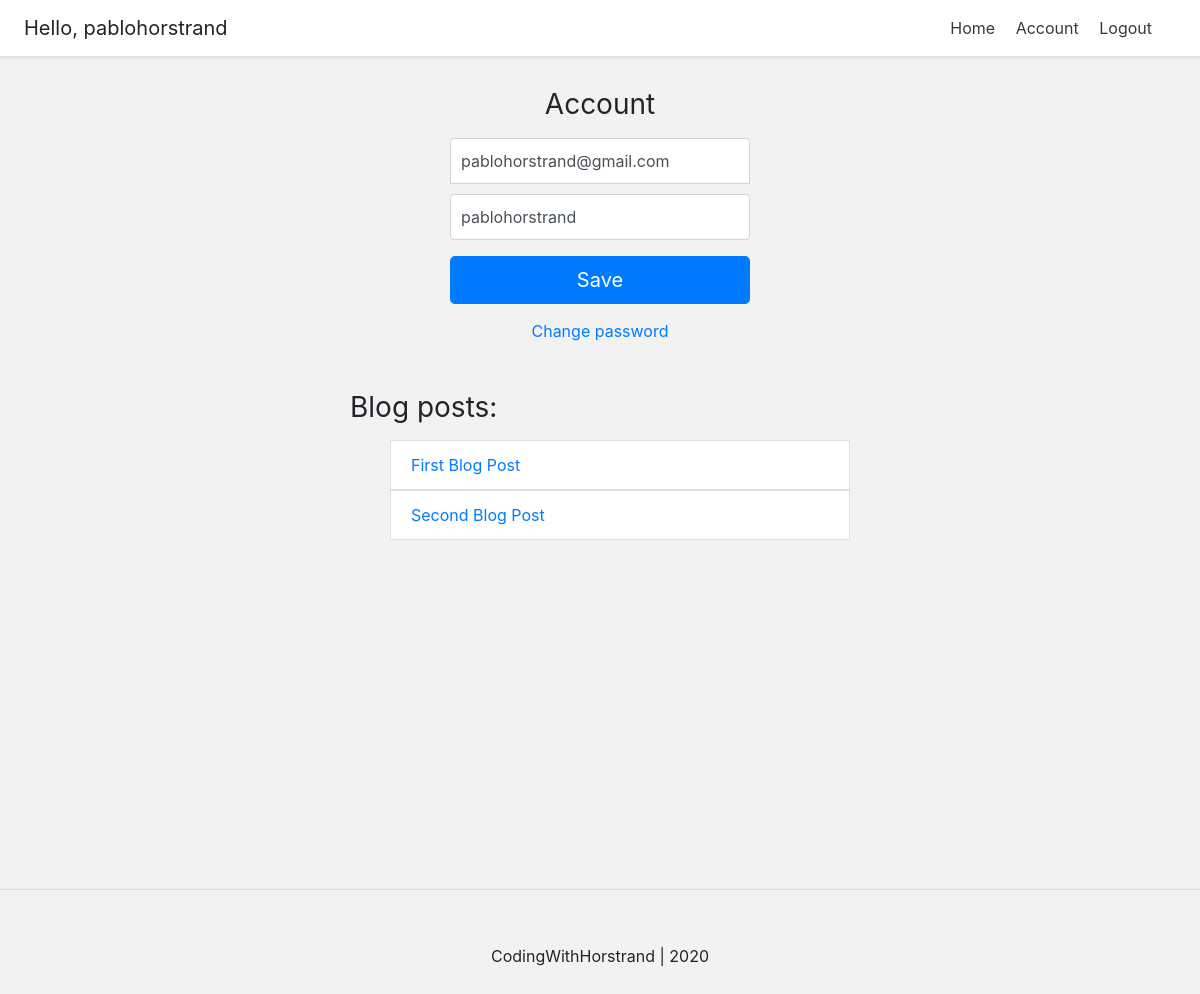
/account/ (signed in), run on an earlier commit of the app's database.
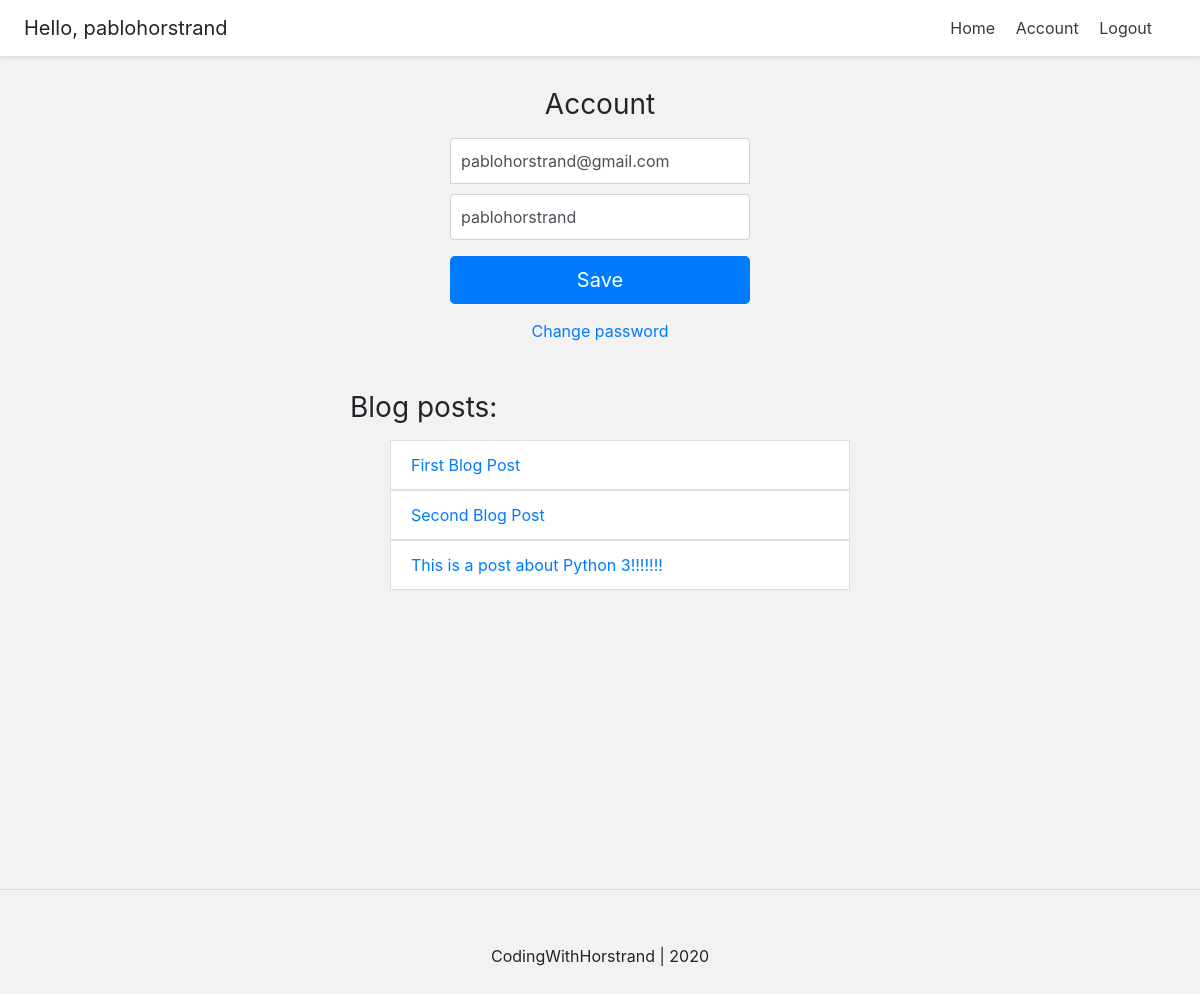
And on a later commit of the database.
### blog/models.py (models this page shows)
class BlogPost(models.Model):
	title					= models.CharField(max_length=50, null=False, blank=False)
	body 					= models.TextField(max_length=5000, null=False, blank=False)
	image 	 				= models.ImageField(upload_to=upload_location, null=False, blank=False)
	date_published			= models.DateTimeField(auto_now_add=True, verbose_name="date published")
	date_updated			= models.DateTimeField(auto_now=True, verbose_name="date updated")
	author					= models.ForeignKey(settings.AUTH_USER_MODEL, on_delete=models.CASCADE)
	slug 					= models.SlugField(blank=True, unique=True)
	def __str__(self):
		return self.title

### account/views.py (the view)
# urls.py: path('account/', account_view, name='account'),
def account_view(request):
	if not request.user.is_authenticated:
		return redirect("login")
	context = {}
	if request.POST:
		form = AccountUpdateForm(request.POST, instance=request.user)
		if form.is_valid():
			form.initial = {
				"email": request.POST['email'],
				"username": request.POST['username'],
			}
			form.save()
			context['success_message'] = "Updated"
	else:
		form = AccountUpdateForm(
			initial = {
				"email": request.user.email,
				"username": request.user.username
			}
		)
	context['account_form'] = form
	blog_posts = BlogPost.objects.filter(author=request.user)
	context['blog_posts'] = blog_posts
	return render(request,'account/account.html', context)

### account/forms.py (shortened to what this page needs)
class AccountUpdateForm(forms.ModelForm):
	class Meta:
		model = Account
		fields = ('email', 'username')

### account/templates/account/account.html (shortened to what this page needs)
{% extends 'base.html' %}
{% block content %}
<form class="form-signin" method="post">{% csrf_token %}
  <h1 class="h3 mb-3 font-weight-normal">Account</h1>
  <input type="email" name="email" id="inputEmail" class="form-control" placeholder="Email address" required autofocus value={{account_form.initial.email}}>
  <input type="text" name="username" id="inputUsername" class="form-control" placeholder="Username" required value={{account_form.initial.username}}>
  <button class="btn btn-lg btn-primary btn-block" type="submit">Save</button>
</form>
<div class="d-flex flex-column">
	<a class="m-auto" href="{% url 'password_change' %}">Change password</a>
</div>
<div class="container mt-4 p-4">
	<div class="row">
		<div class="blog-posts">
			<h3 class="mb-3 font-weight-normal">Blog posts:</h3>
			{% if blog_posts %}
			<ul>
				{% for post in blog_posts %}
				<a href="{% url 'blog:detail' post.slug %}" style="text-decoration: none;">
					<li class="list-group-item">{{post}}</li>
				</a>
				{% endfor %}
			</ul>
			{% else %}
				<p>You have no blog posts. Create a blog post <a href="{% url 'blog:create' %}">here</a>.</p>
			{% endif %}
		</div>
	</div>
</div>
{% endblock content %}

What changed in the data, as far as the page shows it:
added BlogPost: title "This is a post about Python 3!!!!!!!"
